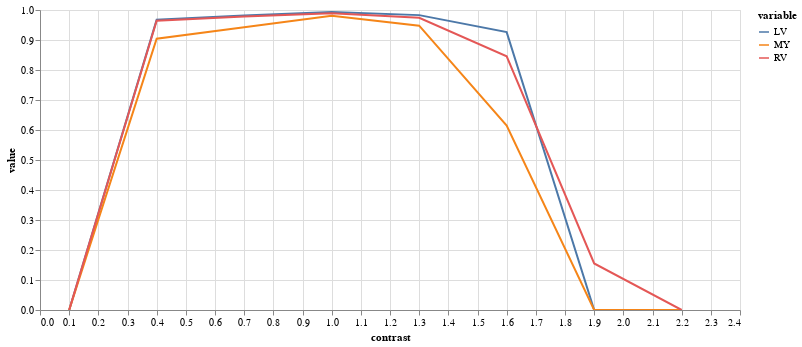

Notebook code for this chart:
### Code cell
(alt
 .Chart(results.melt(id_vars=['contrast'],value_vars=['LV','MY','RV']))
 .mark_line()
 .encode(
     x="contrast",
     y="value",
     color="variable",
     tooltip="value"
 )
 .properties(width=700,height=300)
 .interactive()
)

### Figure 1 — Vega-Lite specification as saved in the notebook (floating-point values rounded to 4 significant figures)
{"config": {"view": {"continuousWidth": 400, "continuousHeight": 300}}, "data": {"name": "data-d8c438c1030e42dd1c7e1e60365bfcd2"}, "mark": "line", "encoding": {"color": {"type": "nominal", "field": "variable"}, "tooltip": {"type": "quantitative", "field": "value"}, "x": {"type": "quantitative", "field": "contrast"}, "y": {"type": "quantitative", "field": "value"}}, "height": 300, "selection": {"selector005": {"type": "interval", "bind": "scales", "encodings": ["x", "y"]}}, "width": 700, "$schema": "https://vega.github.io/schema/vega-lite/v4.8.1.json", "datasets": {"data-d8c438c1030e42dd1c7e1e60365bfcd2": [{"contrast": 0.1, "variable": "LV", "value": 0.0}, {"contrast": 0.4, "variable": "LV", "value": 0.9679}, {"contrast": 0.7, "variable": "LV", "value": 0.9818}, {"contrast": 1.0, "variable": "LV", "value": 0.9933}, {"contrast": 1.3, "variable": "LV", "value": 0.9829}, {"contrast": 1.6, "variable": "LV", "value": 0.9264}, {"contrast": 1.9, "variable": "LV", "value": 0.0}, {"contrast": 2.2, "variable": "LV", "value": 0.0}, {"contrast": 0.1, "variable": "MY", "value": 0.0}, {"contrast": 0.4, "variable": "MY", "value": 0.9041}, {"contrast": 0.7, "variable": "MY", "value": 0.9426}, {"contrast": 1.0, "variable": "MY", "value": 0.9807}, {"contrast": 1.3, "variable": "MY", "value": 0.9478}, {"contrast": 1.6, "variable": "MY", "value": 0.6145}, {"contrast": 1.9, "variable": "MY", "value": 0.0}, {"contrast": 2.2, "variable": "MY", "value": 0.0}, {"contrast": 0.1, "variable": "RV", "value": 0.0}, {"contrast": 0.4, "variable": "RV", "value": 0.9641}, {"contrast": 0.7, "variable": "RV", "value": 0.9785}, {"contrast": 1.0, "variable": "RV", "value": 0.989}, {"contrast": 1.3, "variable": "RV", "value": 0.974}, {"contrast": 1.6, "variable": "RV", "value": 0.8457}, {"contrast": 1.9, "variable": "RV", "value": 0.1551}, {"contrast": 2.2, "variable": "RV", "value": 0.0}]}}
